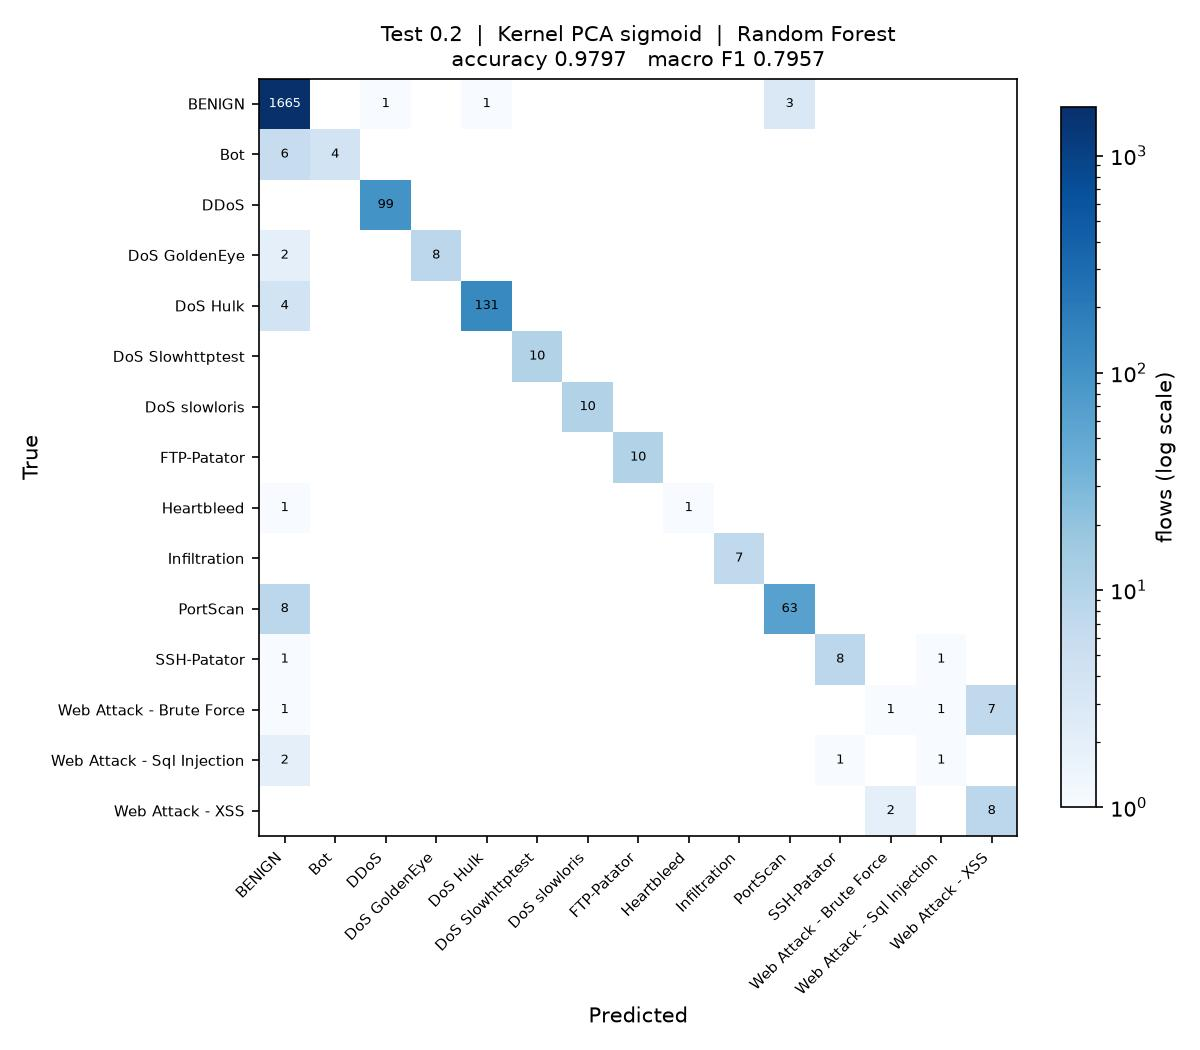

This chart was generated by the following Python code:
"""
Test_0.2_DR_SIG_RF

Test size 0.2  |  Kernel PCA (sigmoid)  |  Random Forest  (reference sheet #7)

Run on its own:

    python Test_0.2_DR_SIG_RF.py

Writes Test_0.2_DR_SIG_RF.jpg (confusion matrix) and appends one row to
results/75_runs.csv.
"""

import os
import sys
import time
import warnings
from pathlib import Path

import matplotlib
matplotlib.use("Agg")
import matplotlib.pyplot as plt
import numpy as np
import pandas as pd
from sklearn.decomposition import KernelPCA
from sklearn.impute import SimpleImputer
from sklearn.metrics import (accuracy_score, confusion_matrix, f1_score,
                             precision_score, recall_score)
from sklearn.model_selection import train_test_split
from sklearn.preprocessing import LabelEncoder, StandardScaler
from sklearn.ensemble import RandomForestClassifier

sys.path.insert(0, str(Path(__file__).resolve().parent.parent))
from common import load_sample                      # noqa: E402

warnings.filterwarnings("ignore")

# ----- this run -------------------------------------------------------------
TEST_SIZE = 0.2
KERNEL = "sigmoid"
CLASSIFIER = "RF"
N_COMPONENTS = 15
# ----------------------------------------------------------------------------

SEED = 0
N_JOBS = max(1, (os.cpu_count() or 2) // 2)
STEM = "Test_0.2_DR_SIG_RF"
HERE = Path(__file__).resolve().parent
RESULTS = HERE.parent / "results"


def main():
    t0 = time.time()
    df = load_sample(10000, 50, SEED)
    y = LabelEncoder().fit_transform(df["Label"])
    X = df.drop(columns=["Label", "Day"])
    classes = sorted(df["Label"].unique())
    print(f"{len(df):,} flows, {X.shape[1]} features, {len(classes)} classes")

    X_train, X_test, y_train, y_test = train_test_split(
        X, y, test_size=TEST_SIZE, random_state=SEED, stratify=y)

    # mean imputation and scaling, fitted on the training split only
    imputer = SimpleImputer(strategy="mean").fit(X_train)
    scaler = StandardScaler().fit(imputer.transform(X_train))
    X_train = scaler.transform(imputer.transform(X_train))
    X_test = scaler.transform(imputer.transform(X_test))

    # dimensionality reduction: Kernel PCA, fitted on the training split only.
    # arpack keeps the largest positive eigenvalues; the randomized solver ranks
    # them by magnitude and fails on the sigmoid kernel, which is not PSD.
    kpca = KernelPCA(n_components=N_COMPONENTS, kernel=KERNEL,
                     eigen_solver="arpack", random_state=SEED, n_jobs=N_JOBS)
    X_train = kpca.fit_transform(X_train)
    X_test = kpca.transform(X_test)
    print(f"Kernel PCA ({KERNEL}): {X_train.shape[1]} components")

    classifier = RandomForestClassifier(n_estimators=200, criterion="entropy",
                                    n_jobs=N_JOBS, random_state=SEED)
    classifier.fit(X_train, y_train)
    y_pred = classifier.predict(X_test)

    acc = accuracy_score(y_test, y_pred)
    pre = precision_score(y_test, y_pred, average="macro", zero_division=0)
    rec = recall_score(y_test, y_pred, average="macro", zero_division=0)
    f1 = f1_score(y_test, y_pred, average="macro", zero_division=0)
    pre_w = precision_score(y_test, y_pred, average="weighted", zero_division=0)
    rec_w = recall_score(y_test, y_pred, average="weighted", zero_division=0)
    f1_w = f1_score(y_test, y_pred, average="weighted", zero_division=0)

    print(f"Accuracy  : {acc:.4f}")
    print(f"Precision : {pre:.4f}")
    print(f"Recall    : {rec:.4f}")
    print(f"F1 Score  : {f1:.4f}")

    # confusion matrix image, named to match this script
    cm = confusion_matrix(y_test, y_pred, labels=range(len(classes)))
    fig, ax = plt.subplots(figsize=(8, 7))
    im = ax.imshow(cm, cmap="Blues", norm=matplotlib.colors.LogNorm(vmin=1))
    ax.set_xticks(range(len(classes)), classes, rotation=45, ha="right", fontsize=7)
    ax.set_yticks(range(len(classes)), classes, fontsize=7)
    ax.set_xlabel("Predicted")
    ax.set_ylabel("True")
    ax.set_title(f"Test {TEST_SIZE}  |  Kernel PCA {KERNEL}  |  Random Forest\n"
                 f"accuracy {acc:.4f}   macro F1 {f1:.4f}", fontsize=10)
    for i in range(len(classes)):
        for j in range(len(classes)):
            if cm[i, j]:
                ax.text(j, i, cm[i, j], ha="center", va="center", fontsize=6,
                        color="white" if cm[i, j] > cm.max() / 3 else "black")
    fig.colorbar(im, ax=ax, fraction=0.04, label="flows (log scale)")
    fig.tight_layout()
    fig.savefig(HERE / f"{STEM}.jpg", dpi=150)
    plt.close(fig)

    # one row appended to the shared results table
    RESULTS.mkdir(exist_ok=True)
    row = {"Test": TEST_SIZE, "DR": "SIG", "Clas": CLASSIFIER,
           "Acc": round(acc, 4), "Pre": round(pre, 4), "Rec": round(rec, 4),
           "F1": round(f1, 4),
           "Pre_weighted": round(pre_w, 4), "Rec_weighted": round(rec_w, 4),
           "F1_weighted": round(f1_w, 4),
           "n_components": N_COMPONENTS, "seconds": round(time.time() - t0, 1),
           "script": STEM}
    out = RESULTS / "75_runs.csv"
    old = pd.read_csv(out).to_dict("records") if out.exists() else []
    old = [r for r in old if r.get("script") != STEM]
    pd.DataFrame(old + [row]).to_csv(out, index=False)
    print(f"saved {STEM}.jpg and appended to results/75_runs.csv "
          f"({time.time() - t0:.0f}s)")


if __name__ == "__main__":
    main()
